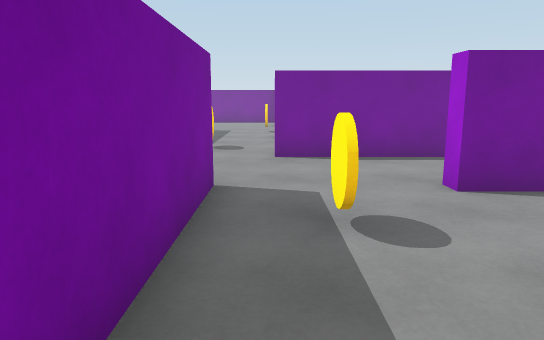
[1] (above)

24 first-person views from a walk through a scene from a Unity 3-D project. The camera is 1.3 m above the floor, tilts 10° down and sees 70° across. The floor is counted in squares, 1 m on a side. Each view is taken from the middle of a square. On the plan, view 1 faces up. The plan holds only what a view shows up to about 16 squares ahead; the rest is blank. The player is left out.

[2]
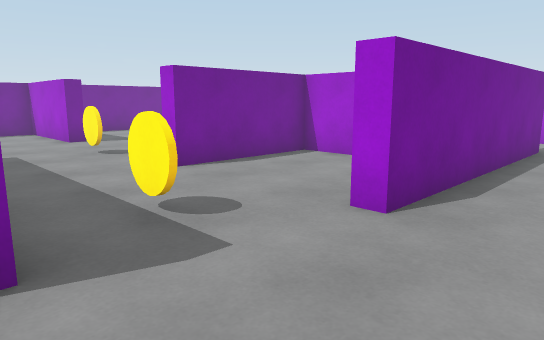

[3]
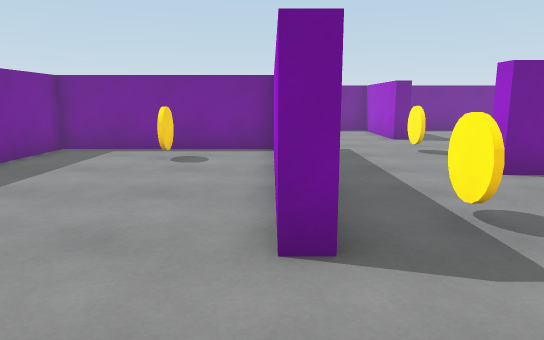

[4]
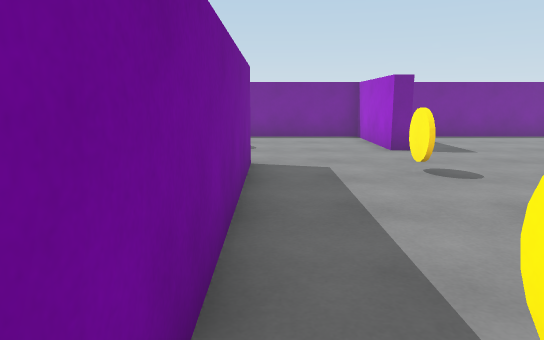

[5]
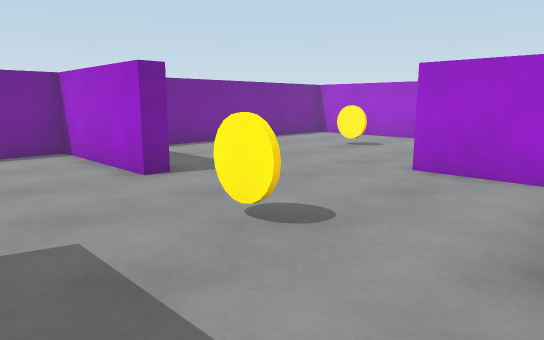

[6]
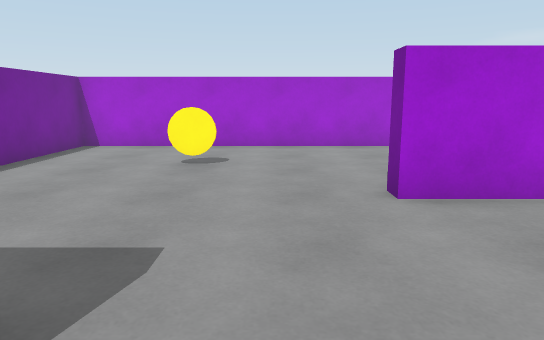

[7]
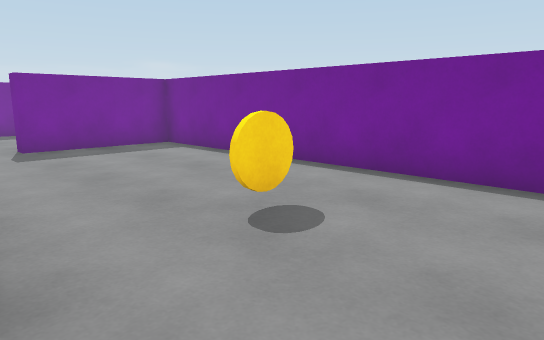

[8]
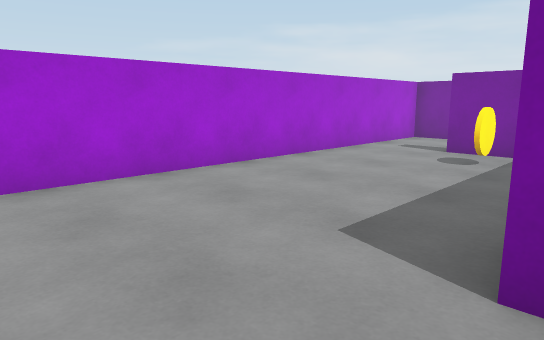

[9]
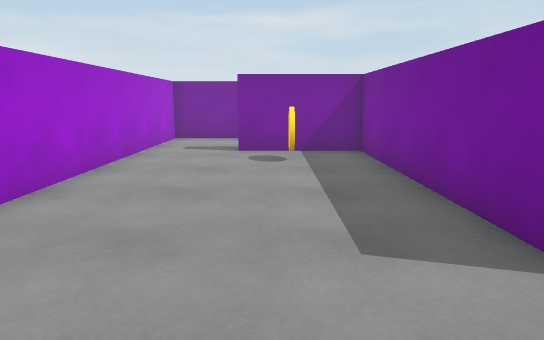

[10]
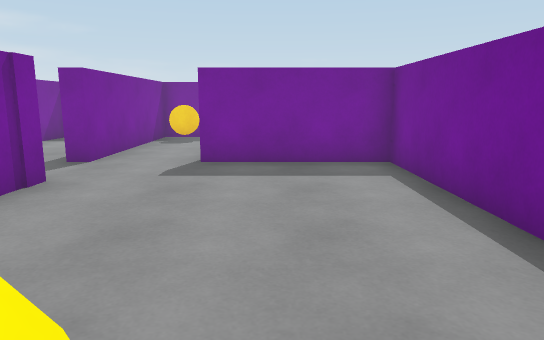

[11]
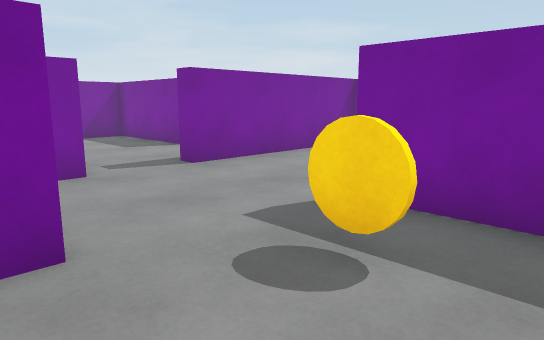

[12]
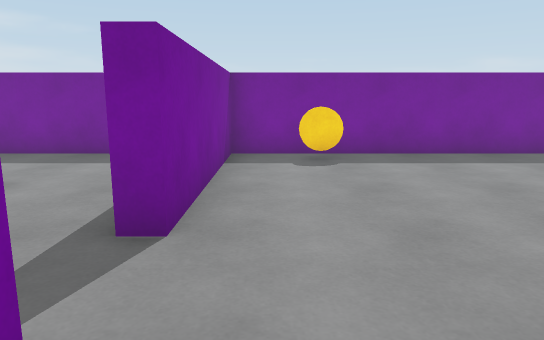

[13]
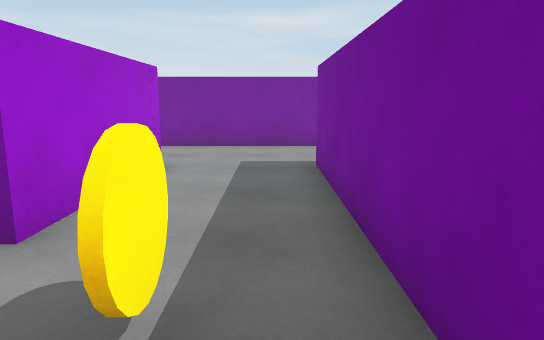

[14]
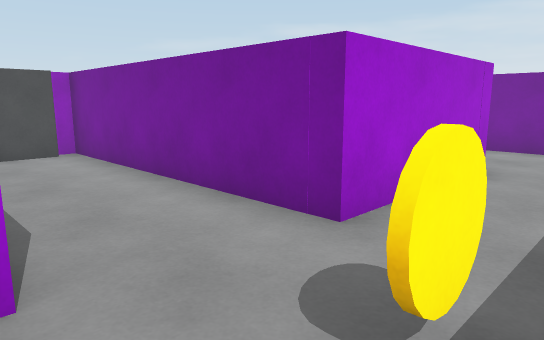

[15]
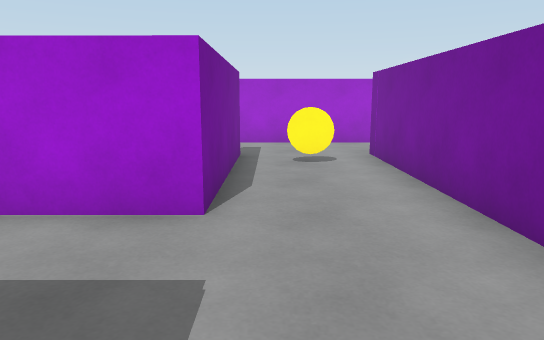

[16]
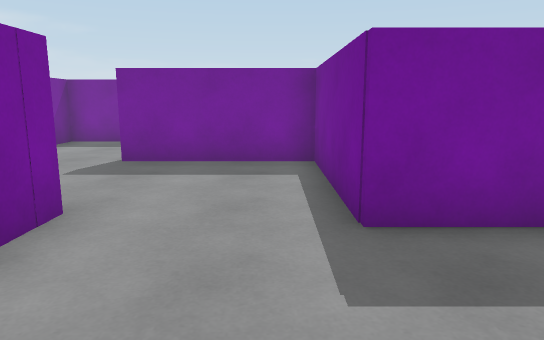

[17]
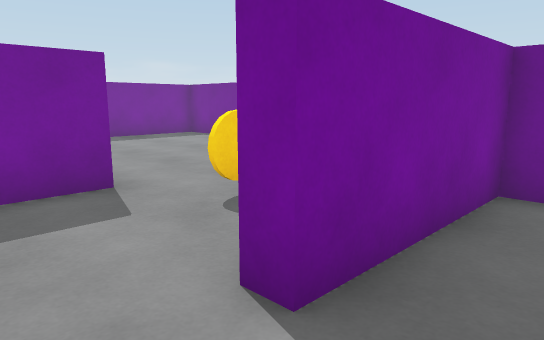

[18]
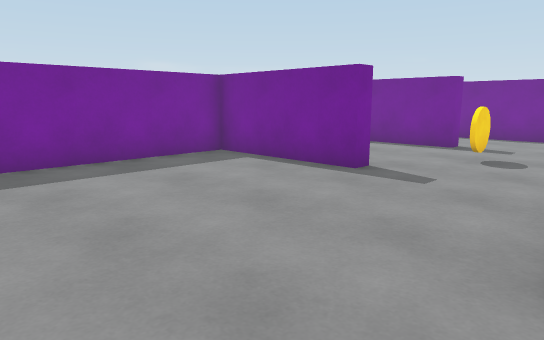

[19]
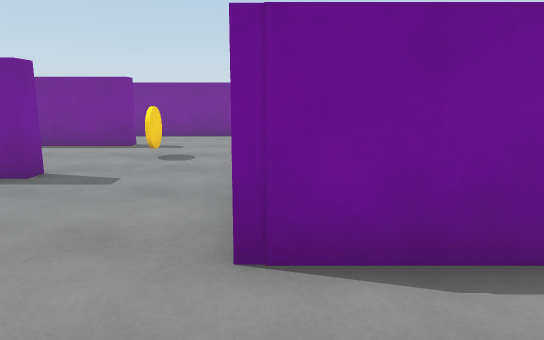

[20]
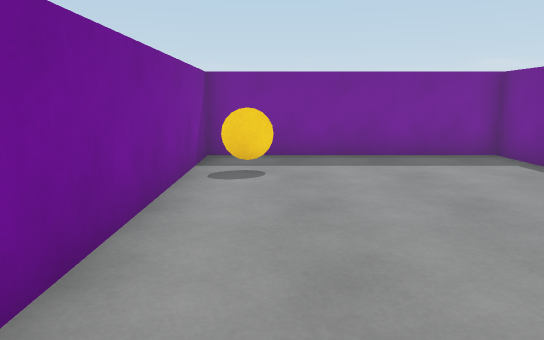

[21]
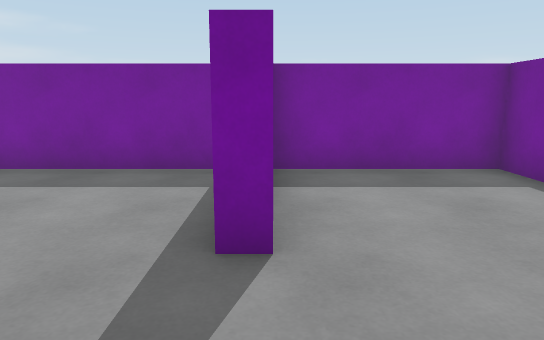

[22]
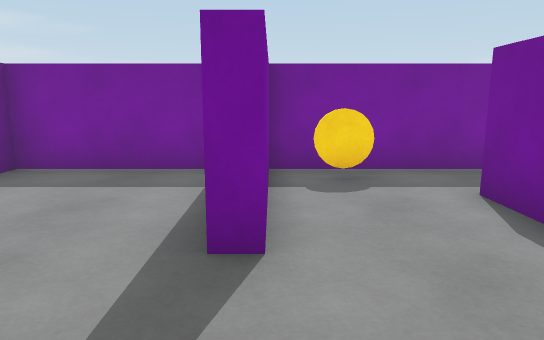

[23]
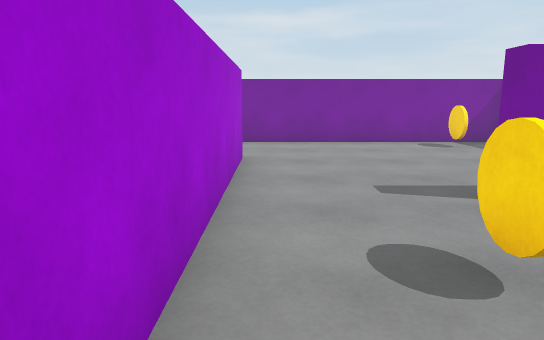

[24]
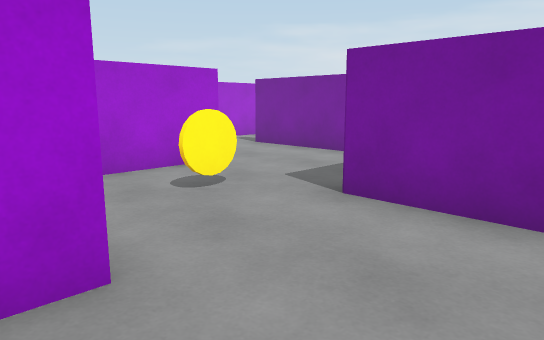

### Floor plan
Ten units are one square. View 1 is at (0, 0); x grows to the right and y downward. Boxes are objects, and circles mark ways between rooms. Rooms are numbered by the first view taken in them; rooms with no view inside come last. Other rooms are left out.
<svg viewBox="-190 -251 300 356">
<path fill="none" stroke="#000" d="M41 -151 41 -173 46 -173M41 -122 41 -139 2 -139 2 -144M-39 -177 -98 -177 -98 -60 -36 -60 -36 -54M46 -168 46 -97 80 -97M-34 -182 -34 -101 -39 -101 -39 -134M8 -204 2 -204 2 -246 -124 -246 -124 -204 -130 -204M-15 -60 -9 -60 -9 21M80 -92 2 -92 2 -97 5 -97M40 -55 27 -55 27 -61M-104 -183 -92 -183M81 -60 105 -60 105 -246 21 -246M-136 -180 -124 -180 -124 -175M101 -30 101 -42M24 21 24 -26 105 -26 105 -30M-78 21 -103 21 -103 -61M-9 21 -55 21 -55 63 -60 63 -60 36M-15 56 78 56M-71 96 -36 96M-142 -21 -142 -15 -185 -15 -185 56 -98 56 -98 96 -88 96M76 21 24 21M-115 -99 -164 -99M-164 -69 -142 -69 -142 -64 -185 -64 -185 -20 -180 -20M105 62 105 19M-55 -25 -55 16 -40 16M-98 -30 -98 0M-185 -96 -185 -69M-174 -69 -164 -69"/>
<rect x="-95" y="-85" width="10" height="10" fill="#bbb"><title>coin</title></rect>
<rect x="-65" y="-165" width="10" height="10" fill="#bbb"><title>coin</title></rect>
<rect x="-45" y="-215" width="10" height="10" fill="#bbb"><title>coin</title></rect>
<rect x="-25" y="-115" width="10" height="10" fill="#bbb"><title>coin</title></rect>
<rect x="-5" y="-175" width="10" height="10" fill="#bbb"><title>coin</title></rect>
<rect x="5" y="-45" width="10" height="10" fill="#bbb"><title>coin</title></rect>
<rect x="65" y="-115" width="10" height="10" fill="#bbb"><title>coin</title></rect>
<rect x="65" y="-215" width="10" height="10" fill="#bbb"><title>coin</title></rect>
<rect x="-165" y="35" width="10" height="10" fill="#bbb"><title>coin</title></rect>
<rect x="-135" y="-45" width="10" height="10" fill="#bbb"><title>coin</title></rect>
<rect x="-85" y="35" width="10" height="10" fill="#bbb"><title>coin</title></rect>
<rect x="55" y="35" width="10" height="10" fill="#bbb"><title>coin</title></rect>
<rect x="-175" y="-85" width="10" height="10" fill="#bbb"><title>coin</title></rect>
<circle cx="5" cy="20" r="3" fill="#2a7"/>
<circle cx="-25" cy="-55" r="3" fill="#2a7"/>
<circle cx="-155" cy="-85" r="3" fill="#2a7"/>
<text x="0" y="-140">1</text>
<text x="-50" y="30">2</text>
<text x="-50" y="-20">3</text>
<text x="-180" y="-90">4</text>
</svg>
Room 1 opens to room 2. Room 1 opens to room 3. Room 2 opens to room 4.

Where each view was taken, in squares from view 1:
view 1: 0 up, 0 right, facing up
view 2: 7 up, 4 left, facing up-right
view 3: 7 up, 4 left, facing up
view 4: 10 up, 3 left, facing up
view 5: 14 up, 3 left, facing up-right
view 6: 19 up, 1 left, facing right
view 7: 18 up, 1 left, facing up-left
view 8: 20 up, 4 right, facing down-right
view 9: 20 up, 7 right, facing down
view 10: 22 up, 4 left, facing left
view 11: 13 up, 1 right, facing down-left
view 12: 7 up, 0 right, facing left
view 13: 6 up, 0 right, facing down
view 14: 6 up, 0 right, facing down-right
view 15: 3 down, 2 left, facing right
view 16: 3 down, 3 right, facing left
view 17: 8 down, 4 left, facing up-left
view 18: 5 down, 10 left, facing up-left
view 19: 5 down, 10 left, facing up
view 20: 4 down, 9 left, facing left
view 21: 2 up, 11 left, facing left
view 22: 7 up, 11 left, facing left
view 23: 7 up, 11 left, facing down
view 24: 1 down, 13 left, facing down-right
